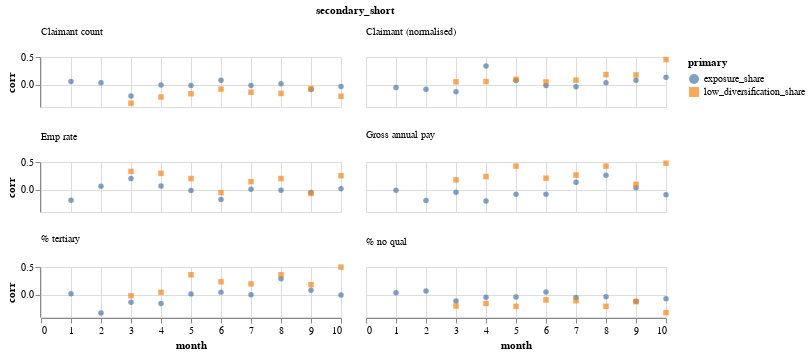

This figure's notebook cell:
### Code cell
ch

### Figure 1 — Vega-Lite specification as saved in the notebook (floating-point values rounded to 4 significant figures)
{"config": {"view": {"continuousWidth": 400, "continuousHeight": 300}}, "data": {"name": "data-923b3f98020666c144e9edd497264b1b"}, "mark": {"type": "point", "filled": true}, "encoding": {"color": {"type": "nominal", "field": "primary"}, "facet": {"type": "nominal", "columns": 2, "field": "secondary_short", "header": {"labelAnchor": "start", "labelAngle": 0, "labelOrient": "top"}, "sort": ["Claimant count", "Claimant (normalised)", "Econ activity rate", "Emp rate", "Gross annual pay", "% tertiary", "% no qual"]}, "shape": {"type": "nominal", "field": "primary"}, "x": {"type": "quantitative", "field": "month"}, "y": {"type": "quantitative", "field": "corr"}}, "height": 50, "width": 300, "$schema": "https://vega.github.io/schema/vega-lite/v4.8.1.json", "datasets": {"data-923b3f98020666c144e9edd497264b1b": [{"primary": "exposure_share", "secondary": "cl_count_norm", "month": 1, "corr": -0.04735, "secondary_short": "Claimant (normalised)"}, {"primary": "exposure_share", "secondary": "cl_count_norm", "month": 2, "corr": -0.08056, "secondary_short": "Claimant (normalised)"}, {"primary": "exposure_share", "secondary": "cl_count_norm", "month": 3, "corr": -0.1244, "secondary_short": "Claimant (normalised)"}, {"primary": "exposure_share", "secondary": "cl_count_norm", "month": 4, "corr": 0.3398, "secondary_short": "Claimant (normalised)"}, {"primary": "exposure_share", "secondary": "cl_count_norm", "month": 5, "corr": 0.07811, "secondary_short": "Claimant (normalised)"}, {"primary": "exposure_share", "secondary": "cl_count_norm", "month": 6, "corr": -0.01387, "secondary_short": "Claimant (normalised)"}, {"primary": "exposure_share", "secondary": "cl_count_norm", "month": 7, "corr": -0.03516, "secondary_short": "Claimant (normalised)"}, {"primary": "exposure_share", "secondary": "cl_count_norm", "month": 8, "corr": 0.03844, "secondary_short": "Claimant (normalised)"}, {"primary": "exposure_share", "secondary": "cl_count_norm", "month": 9, "corr": 0.08248, "secondary_short": "Claimant (normalised)"}, {"primary": "exposure_share", "secondary": "cl_count_norm", "month": 10, "corr": 0.1372, "secondary_short": "Claimant (normalised)"}, {"primary": "exposure_share", "secondary": "cl_count", "month": 1, "corr": 0.05956, "secondary_short": "Claimant count"}, {"primary": "exposure_share", "secondary": "cl_count", "month": 2, "corr": 0.03743, "secondary_short": "Claimant count"}, {"primary": "exposure_share", "secondary": "cl_count", "month": 3, "corr": -0.2034, "secondary_short": "Claimant count"}, {"primary": "exposure_share", "secondary": "cl_count", "month": 4, "corr": -0.005366, "secondary_short": "Claimant count"}, {"primary": "exposure_share", "secondary": "cl_count", "month": 5, "corr": -0.0141, "secondary_short": "Claimant count"}, {"primary": "exposure_share", "secondary": "cl_count", "month": 6, "corr": 0.0812, "secondary_short": "Claimant count"}, {"primary": "exposure_share", "secondary": "cl_count", "month": 7, "corr": -0.01432, "secondary_short": "Claimant count"}, {"primary": "exposure_share", "secondary": "cl_count", "month": 8, "corr": 0.01879, "secondary_short": "Claimant count"}, {"primary": "exposure_share", "secondary": "cl_count", "month": 9, "corr": -0.08649, "secondary_short": "Claimant count"}, {"primary": "exposure_share", "secondary": "cl_count", "month": 10, "corr": -0.03007, "secondary_short": "Claimant count"}, {"primary": "exposure_share", "secondary": "% with no qualifications (NVQ) - aged 16-64", "month": 1, "corr": 0.03753, "secondary_short": "% no qual"}, {"primary": "exposure_share", "secondary": "% with no qualifications (NVQ) - aged 16-64", "month": 2, "corr": 0.06849, "secondary_short": "% no qual"}, {"primary": "exposure_share", "secondary": "% with no qualifications (NVQ) - aged 16-64", "month": 3, "corr": -0.1136, "secondary_short": "% no qual"}, {"primary": "exposure_share", "secondary": "% with no qualifications (NVQ) - aged 16-64", "month": 4, "corr": -0.04434, "secondary_short": "% no qual"}, {"primary": "exposure_share", "secondary": "% with no qualifications (NVQ) - aged 16-64", "month": 5, "corr": -0.04096, "secondary_short": "% no qual"}, {"primary": "exposure_share", "secondary": "% with no qualifications (NVQ) - aged 16-64", "month": 6, "corr": 0.05036, "secondary_short": "% no qual"}, {"primary": "exposure_share", "secondary": "% with no qualifications (NVQ) - aged 16-64", "month": 7, "corr": -0.04995, "secondary_short": "% no qual"}, {"primary": "exposure_share", "secondary": "% with no qualifications (NVQ) - aged 16-64", "month": 8, "corr": -0.03355, "secondary_short": "% no qual"}, {"primary": "exposure_share", "secondary": "% with no qualifications (NVQ) - aged 16-64", "month": 9, "corr": -0.1165, "secondary_short": "% no qual"}, {"primary": "exposure_share", "secondary": "% with no qualifications (NVQ) - aged 16-64", "month": 10, "corr": -0.07056, "secondary_short": "% no qual"}, {"primary": "exposure_share", "secondary": "Employment rate - aged 16-64", "month": 1, "corr": -0.1898, "secondary_short": "Emp rate"}, {"primary": "exposure_share", "secondary": "Employment rate - aged 16-64", "month": 2, "corr": 0.0619, "secondary_short": "Emp rate"}, {"primary": "exposure_share", "secondary": "Employment rate - aged 16-64", "month": 3, "corr": 0.2046, "secondary_short": "Emp rate"}, {"primary": "exposure_share", "secondary": "Employment rate - aged 16-64", "month": 4, "corr": 0.06809, "secondary_short": "Emp rate"}, {"primary": "exposure_share", "secondary": "Employment rate - aged 16-64", "month": 5, "corr": -0.01328, "secondary_short": "Emp rate"}, {"primary": "exposure_share", "secondary": "Employment rate - aged 16-64", "month": 6, "corr": -0.176, "secondary_short": "Emp rate"}, {"primary": "exposure_share", "secondary": "Employment rate - aged 16-64", "month": 7, "corr": 0.009448, "secondary_short": "Emp rate"}, {"primary": "exposure_share", "secondary": "Employment rate - aged 16-64", "month": 8, "corr": -0.006782, "secondary_short": "Emp rate"}, {"primary": "exposure_share", "secondary": "Employment rate - aged 16-64", "month": 9, "corr": -0.05019, "secondary_short": "Emp rate"}, {"primary": "exposure_share", "secondary": "Employment rate - aged 16-64", "month": 10, "corr": 0.01942, "secondary_short": "Emp rate"}, {"primary": "exposure_share", "secondary": "Annual pay - gross", "month": 1, "corr": -0.006717, "secondary_short": "Gross annual pay"}, {"primary": "exposure_share", "secondary": "Annual pay - gross", "month": 2, "corr": -0.1938, "secondary_short": "Gross annual pay"}, {"primary": "exposure_share", "secondary": "Annual pay - gross", "month": 3, "corr": -0.04638, "secondary_short": "Gross annual pay"}, {"primary": "exposure_share", "secondary": "Annual pay - gross", "month": 4, "corr": -0.2027, "secondary_short": "Gross annual pay"}, {"primary": "exposure_share", "secondary": "Annual pay - gross", "month": 5, "corr": -0.08211, "secondary_short": "Gross annual pay"}, {"primary": "exposure_share", "secondary": "Annual pay - gross", "month": 6, "corr": -0.07843, "secondary_short": "Gross annual pay"}, {"primary": "exposure_share", "secondary": "Annual pay - gross", "month": 7, "corr": 0.1356, "secondary_short": "Gross annual pay"}, {"primary": "exposure_share", "secondary": "Annual pay - gross", "month": 8, "corr": 0.2615, "secondary_short": "Gross annual pay"}, {"primary": "exposure_share", "secondary": "Annual pay - gross", "month": 9, "corr": 0.03565, "secondary_short": "Gross annual pay"}, {"primary": "exposure_share", "secondary": "Annual pay - gross", "month": 10, "corr": -0.08925, "secondary_short": "Gross annual pay"}, {"primary": "exposure_share", "secondary": "% with NVQ4+ - aged 16-64", "month": 1, "corr": 0.01708, "secondary_short": "% tertiary"}, {"primary": "exposure_share", "secondary": "% with NVQ4+ - aged 16-64", "month": 2, "corr": -0.3281, "secondary_short": "% tertiary"}, {"primary": "exposure_share", "secondary": "% with NVQ4+ - aged 16-64", "month": 3, "corr": -0.1326, "secondary_short": "% tertiary"}, {"primary": "exposure_share", "secondary": "% with NVQ4+ - aged 16-64", "month": 4, "corr": -0.1586, "secondary_short": "% tertiary"}, {"primary": "exposure_share", "secondary": "% with NVQ4+ - aged 16-64", "month": 5, "corr": 0.01624, "secondary_short": "% tertiary"}, {"primary": "exposure_share", "secondary": "% with NVQ4+ - aged 16-64", "month": 6, "corr": 0.04775, "secondary_short": "% tertiary"}, {"primary": "exposure_share", "secondary": "% with NVQ4+ - aged 16-64", "month": 7, "corr": 0.001591, "secondary_short": "% tertiary"}, {"primary": "exposure_share", "secondary": "% with NVQ4+ - aged 16-64", "month": 8, "corr": 0.2881, "secondary_short": "% tertiary"}, {"primary": "exposure_share", "secondary": "% with NVQ4+ - aged 16-64", "month": 9, "corr": 0.08041, "secondary_short": "% tertiary"}, {"primary": "exposure_share", "secondary": "% with NVQ4+ - aged 16-64", "month": 10, "corr": -0.003961, "secondary_short": "% tertiary"}, {"primary": "low_diversification_share", "secondary": "cl_count_norm", "month": 3, "corr": 0.05398, "secondary_short": "Claimant (normalised)"}, {"primary": "low_diversification_share", "secondary": "cl_count_norm", "month": 4, "corr": 0.05869, "secondary_short": "Claimant (normalised)"}, {"primary": "low_diversification_share", "secondary": "cl_count_norm", "month": 5, "corr": 0.0988, "secondary_short": "Claimant (normalised)"}, {"primary": "low_diversification_share", "secondary": "cl_count_norm", "month": 6, "corr": 0.05022, "secondary_short": "Claimant (normalised)"}, {"primary": "low_diversification_share", "secondary": "cl_count_norm", "month": 7, "corr": 0.08367, "secondary_short": "Claimant (normalised)"}, {"primary": "low_diversification_share", "secondary": "cl_count_norm", "month": 8, "corr": 0.1832, "secondary_short": "Claimant (normalised)"}, {"primary": "low_diversification_share", "secondary": "cl_count_norm", "month": 9, "corr": 0.1769, "secondary_short": "Claimant (normalised)"}, {"primary": "low_diversification_share", "secondary": "cl_count_norm", "month": 10, "corr": 0.4537, "secondary_short": "Claimant (normalised)"}, {"primary": "low_diversification_share", "secondary": "cl_count", "month": 3, "corr": -0.3308, "secondary_short": "Claimant count"}, {"primary": "low_diversification_share", "secondary": "cl_count", "month": 4, "corr": -0.2195, "secondary_short": "Claimant count"}, {"primary": "low_diversification_share", "secondary": "cl_count", "month": 5, "corr": -0.1618, "secondary_short": "Claimant count"}, {"primary": "low_diversification_share", "secondary": "cl_count", "month": 6, "corr": -0.0769, "secondary_short": "Claimant count"}, {"primary": "low_diversification_share", "secondary": "cl_count", "month": 7, "corr": -0.134, "secondary_short": "Claimant count"}, {"primary": "low_diversification_share", "secondary": "cl_count", "month": 8, "corr": -0.156, "secondary_short": "Claimant count"}, {"primary": "low_diversification_share", "secondary": "cl_count", "month": 9, "corr": -0.0685, "secondary_short": "Claimant count"}, {"primary": "low_diversification_share", "secondary": "cl_count", "month": 10, "corr": -0.2071, "secondary_short": "Claimant count"}, {"primary": "low_diversification_share", "secondary": "% with no qualifications (NVQ) - aged 16-64", "month": 3, "corr": -0.2022, "secondary_short": "% no qual"}, {"primary": "low_diversification_share", "secondary": "% with no qualifications (NVQ) - aged 16-64", "month": 4, "corr": -0.1556, "secondary_short": "% no qual"}, {"primary": "low_diversification_share", "secondary": "% with no qualifications (NVQ) - aged 16-64", "month": 5, "corr": -0.2077, "secondary_short": "% no qual"}, {"primary": "low_diversification_share", "secondary": "% with no qualifications (NVQ) - aged 16-64", "month": 6, "corr": -0.09245, "secondary_short": "% no qual"}, {"primary": "low_diversification_share", "secondary": "% with no qualifications (NVQ) - aged 16-64", "month": 7, "corr": -0.105, "secondary_short": "% no qual"}, {"primary": "low_diversification_share", "secondary": "% with no qualifications (NVQ) - aged 16-64", "month": 8, "corr": -0.2077, "secondary_short": "% no qual"}, {"primary": "low_diversification_share", "secondary": "% with no qualifications (NVQ) - aged 16-64", "month": 9, "corr": -0.1243, "secondary_short": "% no qual"}, {"primary": "low_diversification_share", "secondary": "% with no qualifications (NVQ) - aged 16-64", "month": 10, "corr": -0.3213, "secondary_short": "% no qual"}, {"primary": "low_diversification_share", "secondary": "Employment rate - aged 16-64", "month": 3, "corr": 0.3302, "secondary_short": "Emp rate"}, {"primary": "low_diversification_share", "secondary": "Employment rate - aged 16-64", "month": 4, "corr": 0.2958, "secondary_short": "Emp rate"}, {"primary": "low_diversification_share", "secondary": "Employment rate - aged 16-64", "month": 5, "corr": 0.2025, "secondary_short": "Emp rate"}, {"primary": "low_diversification_share", "secondary": "Employment rate - aged 16-64", "month": 6, "corr": -0.05125, "secondary_short": "Emp rate"}, {"primary": "low_diversification_share", "secondary": "Employment rate - aged 16-64", "month": 7, "corr": 0.1463, "secondary_short": "Emp rate"}, {"primary": "low_diversification_share", "secondary": "Employment rate - aged 16-64", "month": 8, "corr": 0.2025, "secondary_short": "Emp rate"}, {"primary": "low_diversification_share", "secondary": "Employment rate - aged 16-64", "month": 9, "corr": -0.06634, "secondary_short": "Emp rate"}, {"primary": "low_diversification_share", "secondary": "Employment rate - aged 16-64", "month": 10, "corr": 0.2524, "secondary_short": "Emp rate"}, {"primary": "low_diversification_share", "secondary": "Annual pay - gross", "month": 3, "corr": 0.1778, "secondary_short": "Gross annual pay"}, {"primary": "low_diversification_share", "secondary": "Annual pay - gross", "month": 4, "corr": 0.2383, "secondary_short": "Gross annual pay"}, {"primary": "low_diversification_share", "secondary": "Annual pay - gross", "month": 5, "corr": 0.4256, "secondary_short": "Gross annual pay"}, {"primary": "low_diversification_share", "secondary": "Annual pay - gross", "month": 6, "corr": 0.2092, "secondary_short": "Gross annual pay"}, {"primary": "low_diversification_share", "secondary": "Annual pay - gross", "month": 7, "corr": 0.2662, "secondary_short": "Gross annual pay"}, {"primary": "low_diversification_share", "secondary": "Annual pay - gross", "month": 8, "corr": 0.4256, "secondary_short": "Gross annual pay"}, {"primary": "low_diversification_share", "secondary": "Annual pay - gross", "month": 9, "corr": 0.09853, "secondary_short": "Gross annual pay"}, {"primary": "low_diversification_share", "secondary": "Annual pay - gross", "month": 10, "corr": 0.4788, "secondary_short": "Gross annual pay"}, {"primary": "low_diversification_share", "secondary": "% with NVQ4+ - aged 16-64", "month": 3, "corr": -0.01824, "secondary_short": "% tertiary"}, {"primary": "low_diversification_share", "secondary": "% with NVQ4+ - aged 16-64", "month": 4, "corr": 0.04311, "secondary_short": "% tertiary"}, {"primary": "low_diversification_share", "secondary": "% with NVQ4+ - aged 16-64", "month": 5, "corr": 0.3599, "secondary_short": "% tertiary"}, {"primary": "low_diversification_share", "secondary": "% with NVQ4+ - aged 16-64", "month": 6, "corr": 0.2341, "secondary_short": "% tertiary"}, {"primary": "low_diversification_share", "secondary": "% with NVQ4+ - aged 16-64", "month": 7, "corr": 0.195, "secondary_short": "% tertiary"}, {"primary": "low_diversification_share", "secondary": "% with NVQ4+ - aged 16-64", "month": 8, "corr": 0.3599, "secondary_short": "% tertiary"}, {"primary": "low_diversification_share", "secondary": "% with NVQ4+ - aged 16-64", "month": 9, "corr": 0.182, "secondary_short": "% tertiary"}, {"primary": "low_diversification_share", "secondary": "% with NVQ4+ - aged 16-64", "month": 10, "corr": 0.4986, "secondary_short": "% tertiary"}]}}
